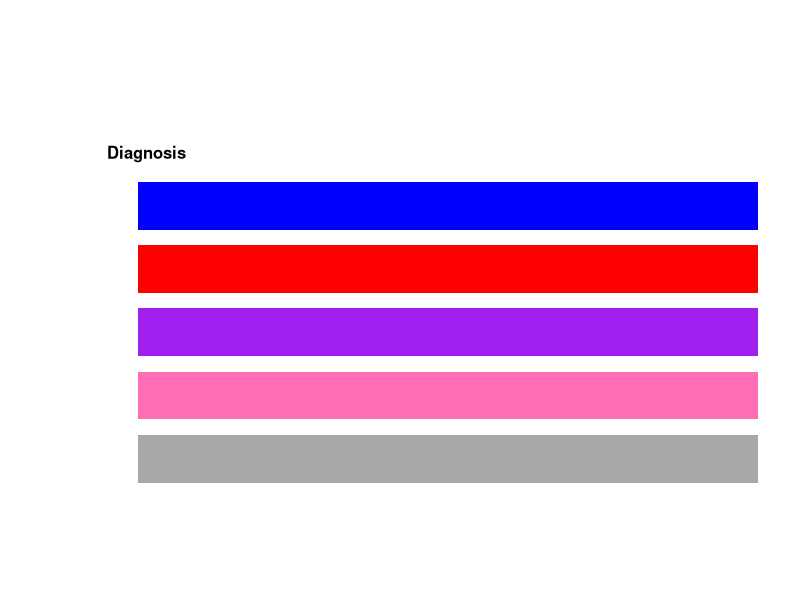

This chart was generated by the following R code:
#set up png
#png(filename = "tryplot.png", width = 5, height = 15, units = "cm", pointsize = 12, res = 300)


par(usr = c(0, 51, 0, 200)) #make the plot window a certain size?
mycols<- c("grey66","hotpink1","purple", "red", "blue")
plot(x=NULL, y=NULL , type = "n", axes = F, xlab = "", ylab = "", xlim=c(0,20), ylim=c(0,250)) #set up the plot?
mylabels <- c("None","ASD (parent report)","ASD + Social Anxiety","ASD","Social Anxiety")
#draw rectangles with labels
for (i in 1:5){
  x1<-1;x2<-31;y1<-(i-1)*41;y2<-y1+31;
 rect(x1,y1,x2,y2, col = mycols[i], border = "transparent") 
 text(x2+15,y1+15,mylabels[i],pos=4)
}
text(0,y2+18,'Diagnosis',pos=4,offset=0,font=2)
#dev.off()